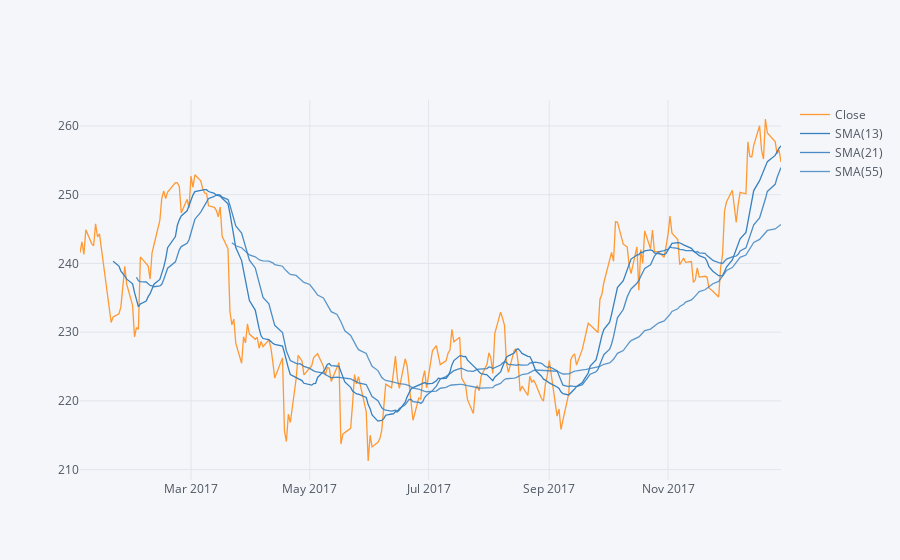

The code cell stored with this chart in its notebook:
### Markdown cell above
### The following is a plot of Goldman Sachs's closing prices and simple moving averages for 13, 21, and 55 day periods.

### Code cell
gs17 = bank_stocks['GS']['Close'].loc['2017-01-01':'2018-01-01']
gs17.ta_plot(study='sma',periods=[13,21,55])

### Figure 1 — Plotly figure (JSON) as saved in the notebook; plotly's stock layout.template omitted (floating-point values rounded to 4 significant figures; data arrays with more than 128 entries replaced by an {"elided": "..."} marker saying what was removed)
{"data": [{"line": {"color": "rgba(255, 153, 51, 1.0)", "dash": "solid", "shape": "linear", "width": 1.3}, "mode": "lines", "name": "Close", "text": "", "type": "scatter", "x": {"elided": "250 str values"}, "y": {"elided": "250 float values"}}, {"line": {"color": "rgba(55, 128, 191, 1.0)", "dash": "solid", "shape": "linear", "width": 1.3}, "mode": "lines", "name": "SMA(13)", "text": "", "type": "scatter", "x": {"elided": "250 str values"}, "y": {"elided": "250 mixed values"}}, {"line": {"color": "rgba(55, 128, 191, 0.8999999999999999)", "dash": "solid", "shape": "linear", "width": 1.3}, "mode": "lines", "name": "SMA(21)", "text": "", "type": "scatter", "x": {"elided": "250 str values"}, "y": {"elided": "250 mixed values"}}, {"line": {"color": "rgba(55, 128, 191, 0.7999999999999998)", "dash": "solid", "shape": "linear", "width": 1.3}, "mode": "lines", "name": "SMA(55)", "text": "", "type": "scatter", "x": {"elided": "250 str values"}, "y": {"elided": "250 mixed values"}}], "layout": {"legend": {"bgcolor": "#F5F6F9", "font": {"color": "#4D5663"}}, "paper_bgcolor": "#F5F6F9", "plot_bgcolor": "#F5F6F9", "title": {"font": {"color": "#4D5663"}}, "xaxis": {"gridcolor": "#E1E5ED", "showgrid": true, "tickfont": {"color": "#4D5663"}, "title": {"font": {"color": "#4D5663"}, "text": ""}, "zerolinecolor": "#E1E5ED"}, "yaxis": {"gridcolor": "#E1E5ED", "showgrid": true, "tickfont": {"color": "#4D5663"}, "title": {"font": {"color": "#4D5663"}, "text": ""}, "zerolinecolor": "#E1E5ED"}}}
